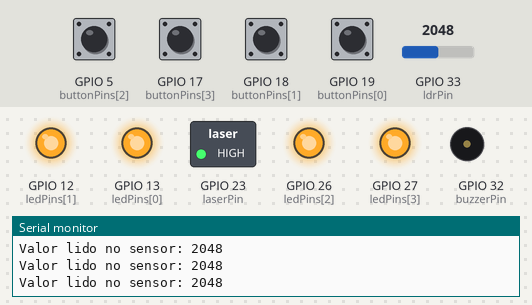
Bench run of a sketch on a simulated ESP32. Shown: switched loads named in the sketch (green lamp = pin HIGH), output pins drawn as LEDs (lit = HIGH), buzzer (waves = sounding), the last lines printed to the serial monitor. The test bench sets the inputs (shaded band); at power-on: GPIO 5 (buttonPins[2]), GPIO 17 (buttonPins[3]), GPIO 18 (buttonPins[1]), GPIO 19 (buttonPins[0]) HIGH, GPIO 33 (ldrPin) = 2048.

Above: at 1.2 s.
1.3 s: GPIO 33 (ldrPin) set to 856
2.8 s: GPIO 33 (ldrPin) set to 768
At 4.1 s:
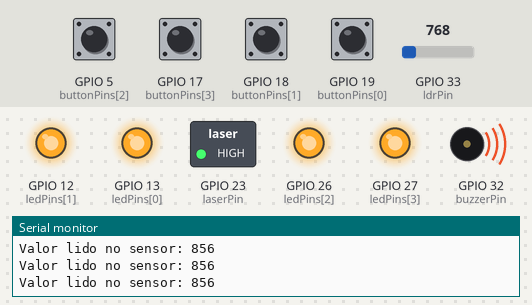
5.8 s: GPIO 5 (buttonPins[2]) pulled LOW for 1 s
At 9.1 s:
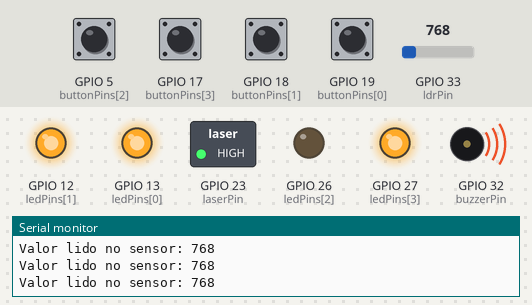
9.8 s: GPIO 17 (buttonPins[3]) pulled LOW for 1 s
At 13.2 s:
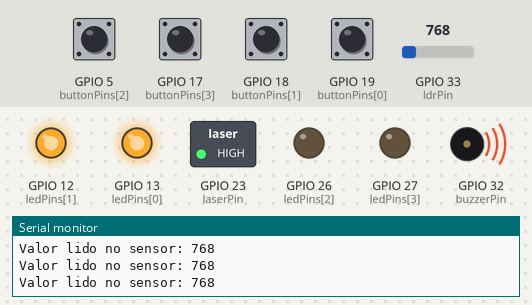
13.7 s: GPIO 18 (buttonPins[1]) pulled LOW for 1 s
At 17.2 s:
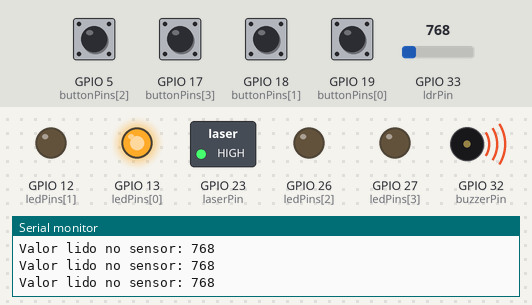
17.5 s: GPIO 19 (buttonPins[0]) pulled LOW for 1 s
At 20.2 s:
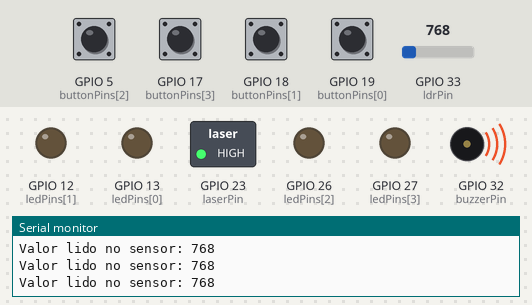
Timing chart, 0 to 22.2 s (numbered marks = the images above; inputs shaded):
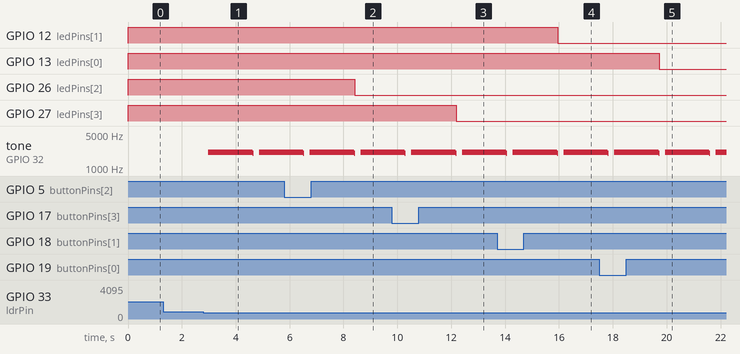

The sketch:

sketch_dec4c.ino
```cpp
// Definição dos pinos
const int buzzerPin = 32; // Pino para o buzzer (Piezo)
const int ldrPin = 33; // Pino para o LDR (Sensor de Luz)
const int laserPin = 23; // Pino para o laser

// Variáveis para armazenar valores
int ldrValue = 0; // Armazena o valor lido pelo LDR

// Variáveis para controle de tons
int toneVal = 0;
float sinVal;

// Definição dos pinos dos botões e LEDs
const int buttonPins[] = {19, 18, 5, 17}; // Pinos dos 4 botões
const int ledPins[] = {13, 12, 26, 27}; // Pinos dos 4 LEDs

// Variáveis para controle dos botões e LEDs
int buttonStates[] = {LOW, LOW, LOW, LOW}; // Estados atuais dos botões
int lastButtonStates[] = {LOW, LOW, LOW, LOW}; // Estados anteriores dos botões
bool ledOn[] = {false, false, false, false}; // Estado dos LEDs

void setup() {
    Serial.begin(9600); // Inicializa a comunicação serial

    pinMode(buzzerPin, OUTPUT); // Configura o pino do buzzer como saída
    pinMode(laserPin, OUTPUT); // Configura o pino do laser como saída
    digitalWrite(laserPin, HIGH); // Liga o laser ao iniciar o Arduino

    // Configuração dos pinos dos botões como INPUT_PULLUP e LEDs como saída
    for (int i = 0; i < 4; i++) {
        pinMode(buttonPins[i], INPUT_PULLUP);
        pinMode(ledPins[i], OUTPUT);
        digitalWrite(ledPins[i], LOW); // Inicializa os LEDs como desligados
    }
}

void loop() {
    ldrValue = analogRead(ldrPin); // Lê o valor do LDR

    // Se a luminosidade for baixa
    if (ldrValue <= 800) {
        sirene(); // Ativa a função para tocar a sirene
        delay(25);
        noTone(buzzerPin); // Interrompe o som do buzzer
    }

    // Verifica o estado dos botões e controla os LEDs
    for (int i = 0; i < 4; i++) {
        buttonStates[i] = digitalRead(buttonPins[i]); // Lê o estado atual do botão

        // Se o botão é pressionado (passou de LOW para HIGH)
        if (buttonStates[i] == HIGH && lastButtonStates[i] == LOW) {
            if (!ledOn[i]) {
                digitalWrite(ledPins[i], HIGH); // Liga o LED
                ledOn[i] = true;
            } else {
                digitalWrite(ledPins[i], LOW); // Desliga o LED
                ledOn[i] = false;
            }
        }

        lastButtonStates[i] = buttonStates[i]; // Atualiza o estado anterior do botão
    }

    // Exibe o valor do sensor no monitor serial
    Serial.print("Valor lido no sensor: ");
    Serial.println(ldrValue);
    delay(50);
}

// Função para tocar a sirene
void sirene() {
    for (int k = 0; k < 5; k++) {
        for (int x = 0; x < 180; x++) {
            sinVal = (sin(x * (3.1412 / 180))); // Cálculo da função seno
            toneVal = 2000 + (int(sinVal * 100)); // Geração de frequência
            tone(buzzerPin, toneVal); // Toca o tom no buzzer
            delay(2); // Atraso para geração do próximo tom
        }
    }
}
```

Measured:
- the behaviour switches between 801 and 800 on GPIO 33 (ldrPin) (found by bisection; images 0 and 1)
- after the input at 2.8 s, tone on GPIO 32 (buzzerPin): silent → 2099 Hz after 0.18 s, → 2001 Hz 1.6 s later, → silent 0.03 s later, → 2099 Hz 0.22 s later
- after the input at 5.8 s, GPIO 26 (ledPins[2]): HIGH → LOW after 2.6 s
- after the input at 9.8 s, GPIO 27 (ledPins[3]): HIGH → LOW after 2.4 s
- after the input at 13.7 s, GPIO 12 (ledPins[1]): HIGH → LOW after 2.3 s
- after the input at 17.5 s, GPIO 13 (ledPins[0]): HIGH → LOW after 2.2 s
